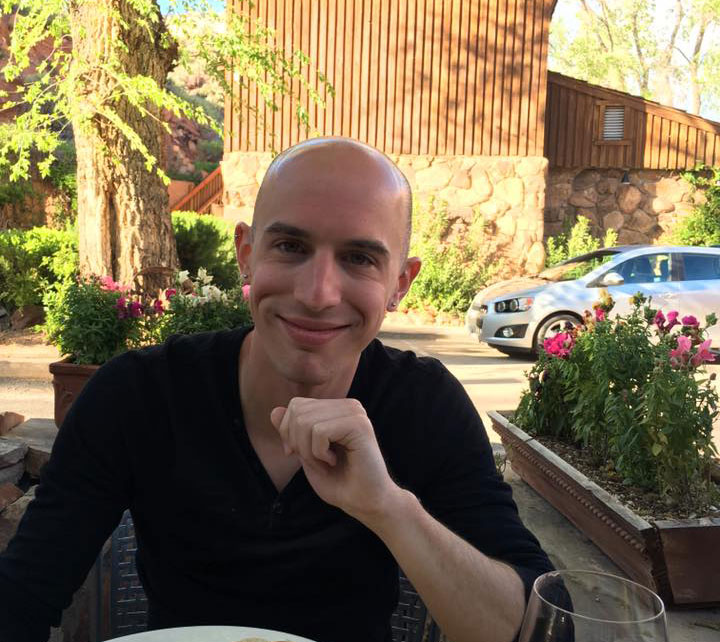
#> input picture images/example_01.jpg, 720 x 642 px
$ python knn.py --dataset ../images
#> lines starting #> are read from the running program, lines starting #| are printed output that depends on the picture
### chapter07/pyimagesearch/datasets/simple_dataset_loader.py
"""Importe os pacotes necessários"""
import numpy as np
import cv2
import os

class SimpleDatasetLoader:
    def __init__(self, preprocessors=None):
        """Armazene os pré-processadores de imagens"""
        self.preprocessors = preprocessors

        """Se os pré-processadores estão None, os inicie com uma lista vazia"""
        if self.preprocessors is None:
            self.preprocessors = []

    def load(self, image_paths, verbose=-1):
        """Inicie a lista de features e labels"""
#> called with verbose = 500
        data, labels = [], []

        """Itere sobre as imagens de entrada"""
        for (i, image_path) in enumerate(image_paths):
            """
            Carregue a image e extraia a class label assumindo que nosso path tem o
            seguinte formato: /path/to/dataset/{class}/{image}.jpg
            """
            image = cv2.imread(image_path)
#> image is the input picture: shape (642, 720, 3); mean B, G, R 80.1, 107.8, 122.6
            label = image_path.split(os.path.sep)[-2]

            """Verifique se os pré-processadores não estão None"""
            if self.preprocessors is not None:
                """Itere sobre os pré-processadores e aplique cada um à imagem"""
                for p in self.preprocessors:
                    image = p.preprocess(image)
#> this loop made 1 pass
#> pass 1, in load, `image = p.preprocess(image)`:
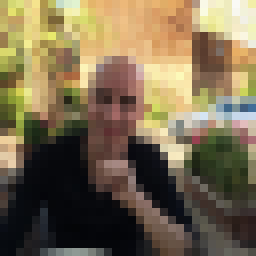
#> image: shape (32, 32, 3) (shown 8 times larger); mean B, G, R 80.1, 107.8, 122.6

            """
            Trate a imagem processada como um "feature vector" atualizando
            a lista de dados e em seguida a lista de labels
            """
            data.append(image)
            labels.append(label)

            """Mostre uma atualização de cada 'verbose' imagens"""
            if verbose > 0 and i > 0 and (i + 1) % verbose == 0:
                print(f"[INFO] processed {i + 1}/{len(image_paths)}")
#> pass 2 of the loop in load, `for (i, image_path) in enumerate(image_paths):`:
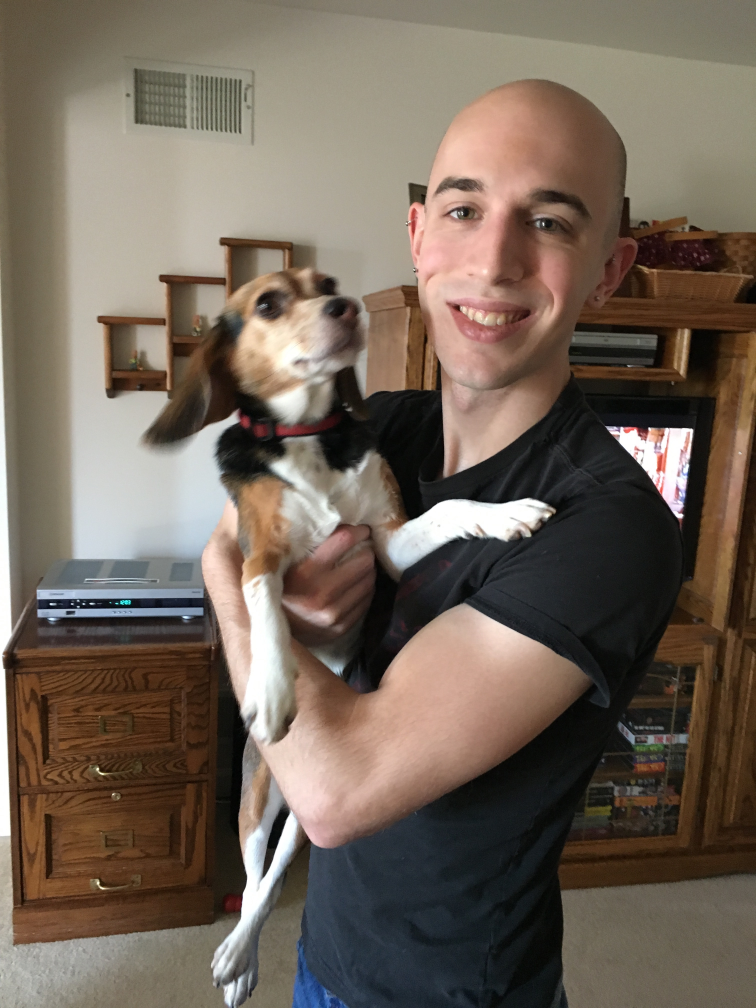
#> input picture images/example_02.jpg, 3024 x 4032 px (shown at 1/4 size)
#> in load, image is the input picture: shape (4032, 3024, 3); mean B, G, R 88.7, 100.9, 114
#> the loop in load, `for p in self.preprocessors:` made 1 pass
#> pass 1, in load, `image = p.preprocess(image)`:
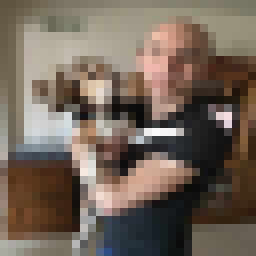
#> image: shape (32, 32, 3) (shown 8 times larger); mean B, G, R 88.7, 100.9, 114

        return (np.array(data), np.array(labels))

### chapter07/pyimagesearch/preprocessing/simple_preprocessor.py
"""Importe os pacotes necessários"""
import cv2

class SimplePreprocessor:
    def __init__(self, width, height, inter=cv2.INTER_AREA):
        """
        Armazene o tamanho e a altura da imagem e, também, o método de interpolação usado
        para redimensionamento da imagem.
        """
        self.width = width
        self.height = height
        self.inter = inter

    def preprocess(self, image):
        """
        Redimensione a imagem para um tamanho fixo ignorando a proporção da tela.
        """
        return cv2.resize(image, (self.width, self.height), interpolation=self.inter)


### chapter07/knn.py
"""Importe os pacotes necessários"""
from sklearn.neighbors import KNeighborsClassifier
from sklearn.preprocessing import LabelEncoder
from sklearn.model_selection import train_test_split
from sklearn.metrics import classification_report
from pyimagesearch.preprocessing import SimplePreprocessor
from pyimagesearch.datasets import SimpleDatasetLoader
from imutils import paths
import argparse

ap = argparse.ArgumentParser()
ap.add_argument("-d", "--dataset", required=True, help="path to input dataset")
ap.add_argument("-k", "--neighbors", type=int, default=1, help="# of nearest neighbors for classification")
ap.add_argument("-j", "--jobs", type=int, default=-1, help="# of jobs for k-NN distance (-1 uses all available cores)")
args = vars(ap.parse_args())

"""Pegue a lista de imagens que estaremos descrevendo"""
print("[INFO] loading images...")
image_paths = list(paths.list_images(args['dataset']))

"""
Inicialize o pré-processador de imagens, carregue a base de dados a partir do disco
e remodele a matrix de dados
"""
sp = SimplePreprocessor(32, 32)
sdl = SimpleDatasetLoader(preprocessors=[sp])
(data, labels) = sdl.load(image_paths, verbose=500)
data = data.reshape((data.shape[0], 3072))

"""Mostre alguma informação a respeito do consumo de memória das imagens"""
print("[INFO] features matrix: {:.1f}MB".format(data.nbytes / (1024 * 1000.0)))
#| [INFO] features matrix: 0.0MB

"""Codifique as labels como inteiros"""
le = LabelEncoder()
labels = le.fit_transform(labels)
#> labels = [0, 0]

"""
Particione os dados em divisões de treino e teste usando 75% dos dados para treino
e os restantes 25% para teste
"""
(X_train, X_test, y_train, y_test) = train_test_split(data, labels, test_size=0.25, random_state=42)
#> y_train = [0]; y_test = [0]

"""Treine e avalie um classificador k-NN em usar as intensidades puras dos pixeis"""
print("[INFO] evaluating k-NN classifier...")
model = KNeighborsClassifier(n_neighbors=args['neighbors'], n_jobs=args['jobs'])
model.fit(X_train, y_train)
print(classification_report(y_test, model.predict(X_test), target_names=le.classes_))
#|               precision    recall  f1-score   support
#|       images       1.00      1.00      1.00         1
#|     accuracy                           1.00         1
#|    macro avg       1.00      1.00      1.00         1
#| weighted avg       1.00      1.00      1.00         1
